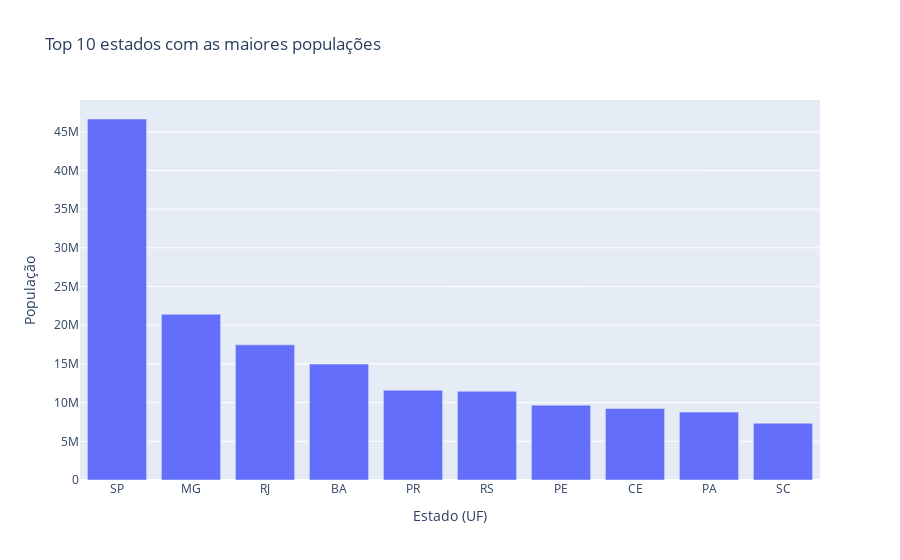

The notebook cell saved with this chart:
### Code cell
#agrupando os dados por uf_code e somando a coluna pop_21
df_maiores_estados = df.groupby('uf_code', as_index=False)['pop_21'].sum() 
#ordenando os dados em ordem decrescente
df_maiores_estados = df_maiores_estados.sort_values(by='pop_21', ascending=False)
#lendo os 10 primeiros estados do dataframe
df_maiores_estados = df_maiores_estados.head(10)
df_maiores_estados

#chamando a plotly (px) para criar um gráfico chamado fig
fig = px.bar( #px.bar cria um gráfico de barras
    x=df_maiores_estados["uf_code"], #colocando a coluna uf_code no eixo X
    y=df_maiores_estados["pop_21"], #colocando a coluna pop_21 no eixo Y
    title="Top 10 estados com as maiores populações" #adicionando titulo no gráfico
)

#setando nomes para os eixos X e Y
fig.update_layout(xaxis_title="Estado (UF)", yaxis_title="População") 

#exibindo o gráfico
fig

### Figure 1 — Plotly figure (JSON) as saved in the notebook; plotly's stock layout.template omitted (floating-point values rounded to 4 significant figures)
{"data": [{"alignmentgroup": "True", "hovertemplate": "x=%{x}<br>y=%{y}<extra></extra>", "legendgroup": "", "marker": {"color": "#636efa", "pattern": {"shape": ""}}, "name": "", "offsetgroup": "", "orientation": "v", "showlegend": false, "textposition": "auto", "type": "bar", "x": ["SP", "MG", "RJ", "BA", "PR", "RS", "PE", "CE", "PA", "SC"], "xaxis": "x", "y": [46649132, 21411923, 17463349, 14985284, 11597484, 11466630, 9674793, 9240580, 8777124, 7338473], "yaxis": "y"}], "layout": {"autosize": true, "barmode": "relative", "legend": {"tracegroupgap": 0}, "title": {"text": "Top 10 estados com as maiores populações"}, "xaxis": {"anchor": "y", "autorange": true, "domain": [0, 1], "range": [-0.5, 9.5], "title": {"text": "Estado (UF)"}, "type": "category"}, "yaxis": {"anchor": "x", "autorange": true, "domain": [0, 1], "range": [0, 49100000.0], "title": {"text": "População"}, "type": "linear"}}}
